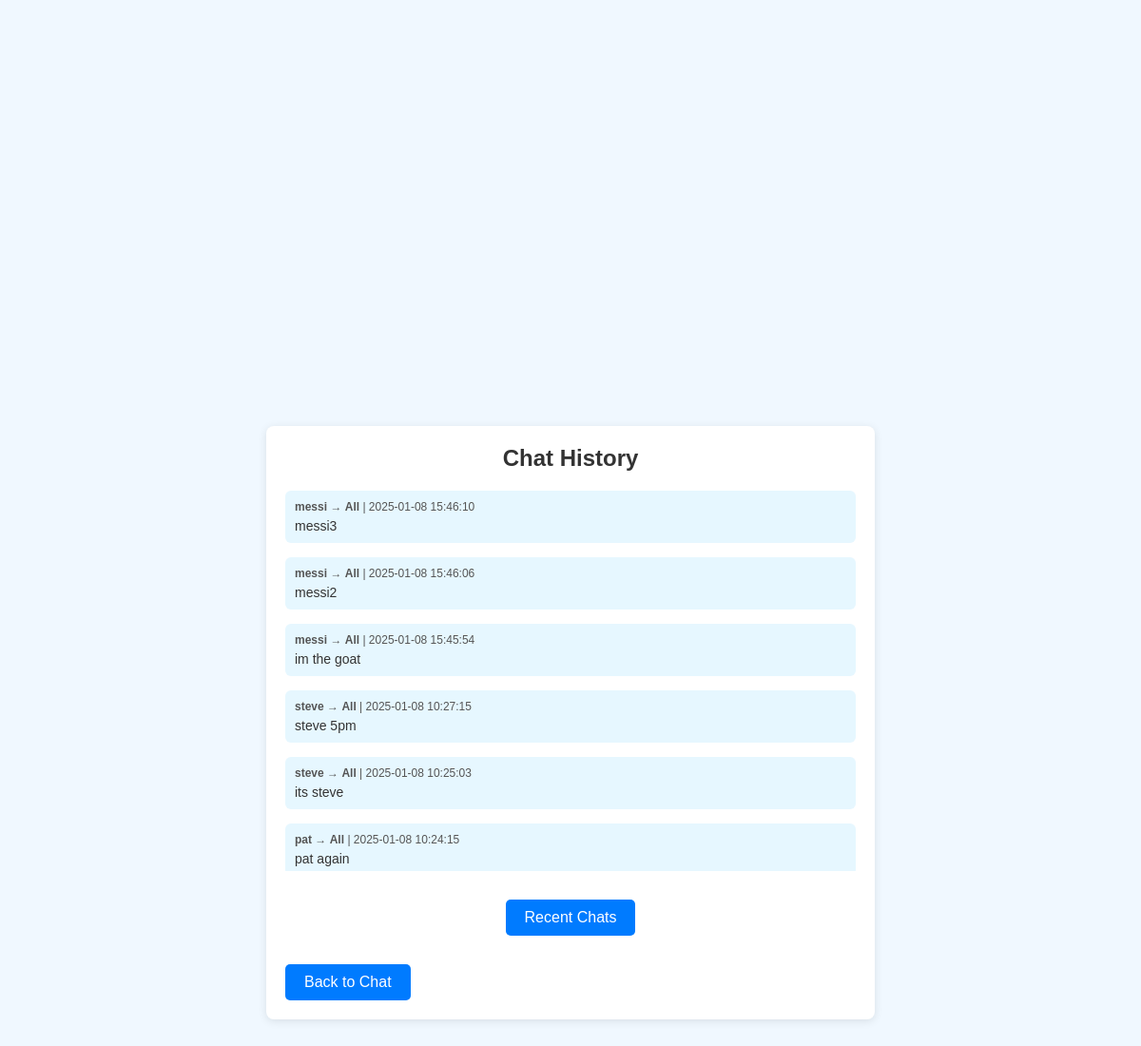
The app's page /chat_history with its own data.
### app.py (models this page shows, shortened)
class Message(db.Model):
    id = db.Column(db.Integer, primary_key=True)
    sender = db.Column(db.String(100), nullable=False)
    recipient = db.Column(db.String(100), nullable=True)  # Can be null for group chat
    room = db.Column(db.String(100), nullable=True)  # Can be null for private chats
    message = db.Column(db.String(500), nullable=False)
    timestamp = db.Column(db.DateTime, default=db.func.current_timestamp())

### app.py (the view)
@app.route('/chat_history')
def chat_history():
    all_messages = Message.query.order_by(Message.timestamp.desc()).all()
    return render_template('chat_history.html', messages=all_messages)

### templates/chat_history.html (shortened to what this page needs)
<!DOCTYPE html>
<html lang="en">
<head>
</head>
<body>
    <div class="chat-container">
        <div class="chat-header">Chat History</div>
        <div class="chat-messages">
            {% if messages %}
                {% for message in messages %}
                <div class="chat-message">
                    <div class="meta">
                        <b>{{ message.sender }}</b> → <b>{{ message.recipient or 'All' }}</b> | {{ message.timestamp }}
                    </div>
                    <div class="content">{{ message.message }}</div>
                </div>
                {% endfor %}
            {% else %}
                <p>No messages found.</p>
            {% endif %}
        </div>
        <div class="button-container">
            <a href="/recent_chats" class="back-button">Recent Chats</a>
        </div>
        <a href="/chat" class="back-button">Back to Chat</a>
    </div>
</body>
</html>

### templates/chat_history.html (style rules this page uses)
body { font-family: Arial, sans-serif; background-color: #f0f8ff; margin: 0; padding: 0; display: flex; justify-content: center; align-items: center; height: 100vh; }
.chat-container { background-color: #ffffff; width: 90%; max-width: 600px; padding: 20px; border-radius: 8px; box-shadow: 0 2px 10px rgba(0, 0, 0, 0.1); }
.chat-header { text-align: center; font-size: 24px; font-weight: bold; color: #333; margin-bottom: 20px; }
.chat-messages { max-height: 400px; overflow-y: auto; margin-bottom: 20px; }
.chat-message { margin-bottom: 15px; padding: 10px; border-radius: 6px; background-color: #e6f7ff; color: #333; }
.chat-message .meta { font-size: 12px; color: #555; margin-bottom: 5px; }
.chat-message .content { font-size: 14px; }
.button-container { text-align: center; margin-top: 20px; }
.button-container a { display: inline-block; margin: 10px; padding: 10px 20px; text-decoration: none; color: #fff; background-color: #007bff; border-radius: 5px; }
.back-button { display: inline-block; margin-top: 20px; padding: 10px 20px; text-decoration: none; color: #fff; background-color: #007bff; border-radius: 5px; text-align: center; }

### records on screen
Message: sender "messi", recipient "All", timestamp "2025-01-08 15:46:10", message "messi3"
Message: sender "messi", recipient "All", timestamp "2025-01-08 15:46:06", message "messi2"
Message: sender "messi", recipient "All", timestamp "2025-01-08 15:45:54", message "im the goat"
Message: sender "steve", recipient "All", timestamp "2025-01-08 10:27:15", message "steve 5pm"
Message: sender "steve", recipient "All", timestamp "2025-01-08 10:25:03", message "its steve"
Message: sender "pat", recipient "All", timestamp "2025-01-08 10:24:15", message "pat again"
